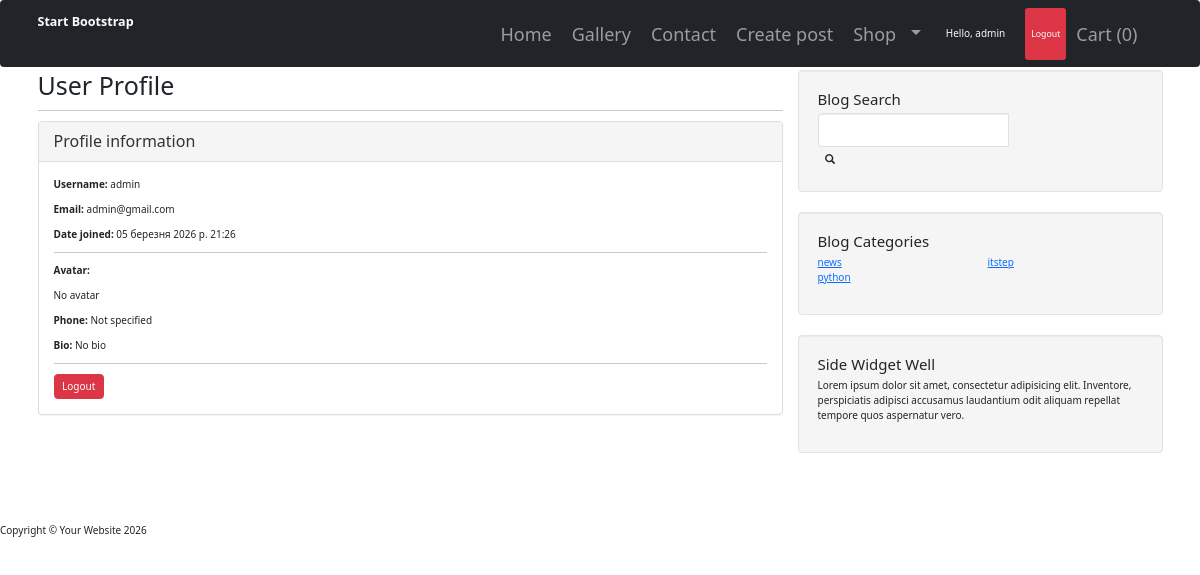
/profile/ (signed in), run on the app's committed database.
### blog/models.py (models this page shows, shortened)
class Profile(models.Model):
    user = models.OneToOneField(User, on_delete=models.CASCADE, related_name='profile')
    avatar = models.URLField(blank=True, null=True, verbose_name="Аватар")
    phone = models.CharField(max_length=30, blank=True, null=True, verbose_name="Телефон")
    bio = models.TextField(blank=True, null=True, verbose_name="Про себе")
    class Meta:
        verbose_name = "Профіль"
        verbose_name_plural = "Профілі"

class Category(models.Model):
    name = models.CharField(max_length=30, verbose_name="Назва")
    slug = models.SlugField(max_length=255, unique=True, null=True, blank=True)
    class Meta:
        verbose_name = "Категорія"
        verbose_name_plural = "Категорії"

### blog/views.py (the view)
# urls.py: path('profile/', views.profile, name='profile'),
@login_required
def profile(request):
    user_profile, created = Profile.objects.get_or_create(user=request.user)
    context = {
        'profile_user': request.user,
        'user_profile': user_profile,
    }
    context.update(get_categories())
    return render(request, "blog/user_profile.html", context)

### blog/views.py (called while the page is built)
def get_categories():
    all = Category.objects.all()
    count = all.count()
    half = count / 2 + count % 2
    first_half = all[:half]
    second_half = all[half:]
    return {'cat_left': first_half, 'cat_right': second_half}

### shop/cart.py (called while the page is built)
    def __len__(self):
        return sum(item['quantity'] for item in self.cart.values())

### shop/context_processors.py (called while the page is built)
def categories_processor(request):
    return {
        "categories": Category.objects.all(),
        "cart_count": len(Cart(request)),
    }

### templates/blog/user_profile.html
{% extends "layout/main_layout.html" %}
{% block 'content' %}
<h1>User Profile</h1>
<hr>
<div class="panel panel-default">
    <div class="panel-heading">
        <h3 class="panel-title">Profile information</h3>
    </div>
    <div class="panel-body">
        <p><strong>Username:</strong> {{ profile_user.username }}</p>
        <p><strong>Email:</strong> {{ profile_user.email }}</p>
        <p><strong>Date joined:</strong> {{ profile_user.date_joined }}</p>
        <hr>
        <p><strong>Avatar:</strong></p>
        {% if user_profile.avatar %}
            <img src="{{ user_profile.avatar }}" alt="Avatar" style="max-width: 150px; height: auto;">
        {% else %}
            <p>No avatar</p>
        {% endif %}
        <p><strong>Phone:</strong> {{ user_profile.phone|default:"Not specified" }}</p>
        <p><strong>Bio:</strong> {{ user_profile.bio|default:"No bio" }}</p>
        <hr>
        <a href="{% url 'logout' %}" class="btn btn-danger">Logout</a>
    </div>
</div>
{% endblock %}

### templates/layout/main_layout.html
{% extends 'base.html' %}
{% block main %}
<div class="container">
    <div class="row">
        <div class="col-md-8">
            {% block 'content' %} {% endblock %}
        </div>
        <div class="col-md-4">
            <div class="well">
                <h4>Blog Search</h4>
                <div class="input-group">
                    <form action="{% url 'blog:search' %}" method="GET">
                        <input type="search" name="query" class="form-control">
                        <span class="input-group-btn">
                               <button class="btn btn-default" type="submit">
                                <span class="glyphicon glyphicon-search"></span>
                        </button>
                      </span>
                    </form>
                </div>
            </div>
            <div class="well">
                <h4>Blog Categories</h4>
                <div class="row">
                    <div class="col-lg-6">
                        <ul class="list-unstyled">
                            {% for c in cat_left %}
                            <li><a href="{% url 'blog:category' slug=c.slug %}">{{ c.name }}</a></li>
                            {% endfor %}
                        </ul>
                    </div>
                    <div class="col-lg-6">
                        <ul class="list-unstyled">
                            {% for c in cat_right %}
                            <li><a href="{% url 'blog:category' slug=c.slug %}">{{ c.name }}</a></li>
                            {% endfor %}
                        </ul>
                    </div>
                </div>
            </div>
            <div class="well">
                <h4>Side Widget Well</h4>
                <p>Lorem ipsum dolor sit amet, consectetur adipisicing elit. Inventore, perspiciatis adipisci accusamus
                    laudantium odit aliquam repellat tempore quos aspernatur vero.</p>
            </div>
        </div>
    </div>
</div>
{% endblock %}

### templates/components/navbar.html (shortened to what this page needs)
<nav class="navbar navbar-expand-lg navbar-dark bg-dark fixed-top">
    <div class="container">
        <a class="navbar-brand fw-bold" href="{% url 'blog:home' %}">
            Start Bootstrap
        </a>
        <div class="collapse navbar-collapse" id="navbarContent">
            <ul class="navbar-nav ms-auto align-items-lg-center">
                <li class="nav-item">
                    <a class="nav-link px-3" href="{% url 'blog:home' %}">Home</a>
                </li>
                <li class="nav-item">
                    <a class="nav-link px-3" href="{% url 'gallery:gallery' %}">Gallery</a>
                </li>
                <li class="nav-item">
                    <a class="nav-link px-3" href="{% url 'blog:contacts' %}">Contact</a>
                </li>
                {% if user.is_authenticated %}
                <li class="nav-item">
                    <a class="nav-link px-3" href="{% url 'blog:create_post' %}">
                        Create post
                    </a>
                </li>
                {% endif %}
                <li class="nav-item dropdown d-flex align-items-center">
                    <a class="nav-link px-3" href="{% url 'shop:product_list' %}">
                        Shop
                    </a>
                    <button class="btn btn-link nav-link dropdown-toggle shop-dropdown-toggle p-0"
                            type="button"
                            data-bs-toggle="dropdown"
                            aria-expanded="false">
                    </button>
                </li>
                {% if user.is_authenticated %}
                <li class="nav-item ms-3">
                    <span class="navbar-text text-light">
                        Hello, {{ user.username }}
                    </span>
                </li>
                <li class="nav-item ms-2">
                    <a class="btn btn-sm btn-danger"
                       href="{% url 'blog:logout' %}">
                        Logout
                    </a>
                </li>
                {% endif %}
                <li class="nav-item">
                    <a class="nav-link px-3" href="{% url 'shop:cart_detail' %}">
                        Cart (<span id="cart-count">{{ cart_count }}</span>)
                    </a>
                </li>
            </ul>
        </div>
    </div>
</nav>

### static/blog/css/blog-home.css (style rules this page uses)
body { padding-top: 70px; }

### templates/components/navbar.html (style rules this page uses)
.navbar .nav-link { font-size: 18px; }

### data on the page
Profile: phone "Not specified", bio "No bio"
Category: name "news"
Category: name "python"
Category: name "itstep"

### other printed values
{{ user.username }} "admin"
{{ cart_count }} "0"
{{ profile_user.username }} "admin"
{{ profile_user.email }} "admin@gmail.com"
{{ profile_user.date_joined }} "05 березня 2026 р. 21:26"
